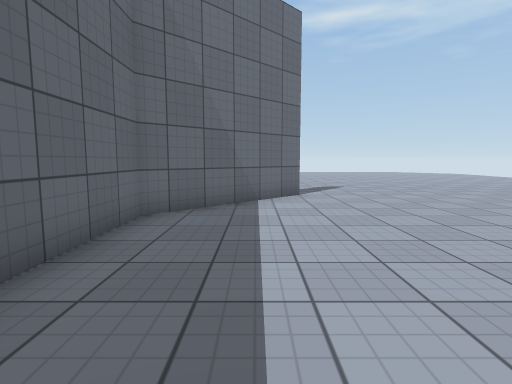
View 1 (above)

23 first-person views from a walk through a scene from a Unity 3-D project. The camera is 1.2 m above the floor, tilts 6° down and sees 80° across. The floor is counted in squares, 1 m on a side. Each view is taken from the middle of a square. On the plan, view 1 faces up. The plan holds only what a view shows up to about 13 squares ahead; the rest is blank. The place goes on beyond the plan. The player character is not drawn. Surface patterns are stand-ins for the level's own textures.

View 2
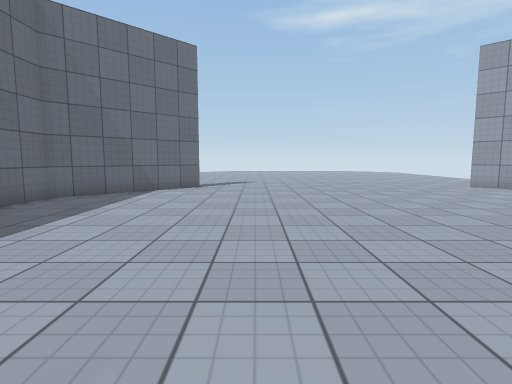

View 3
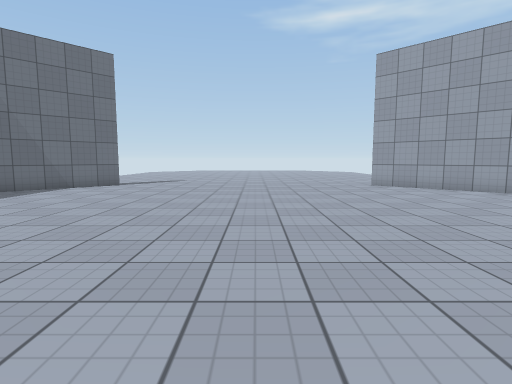

View 4
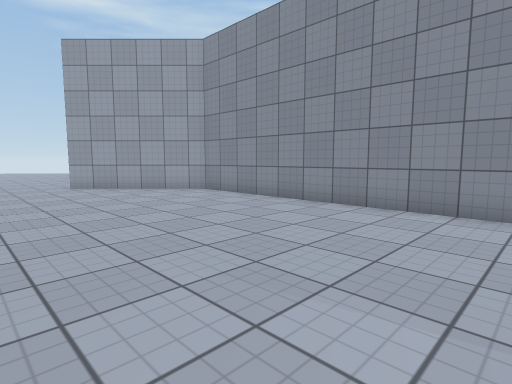

View 5
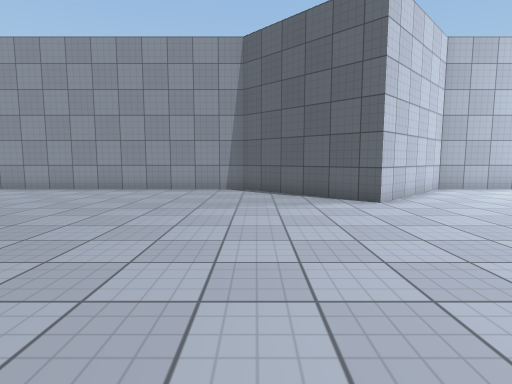

View 6
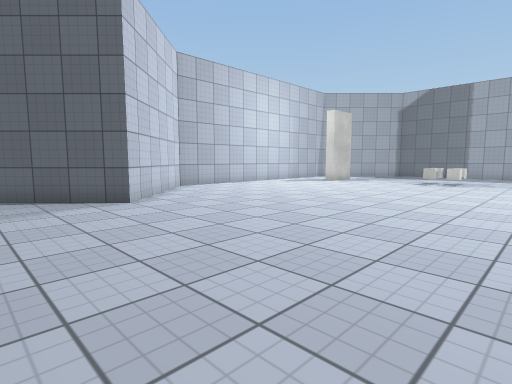

View 7
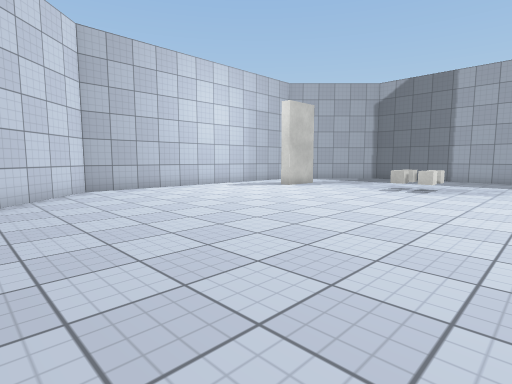

View 8
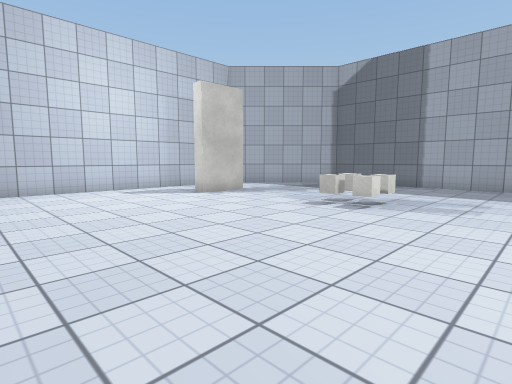

View 9
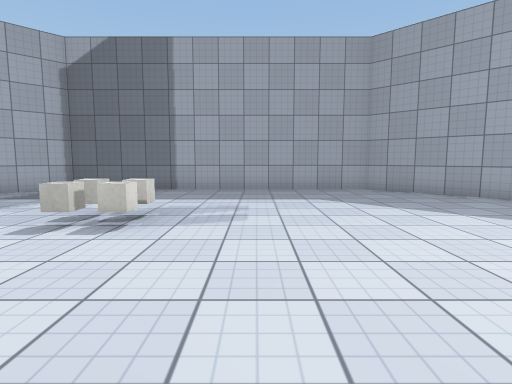

View 10
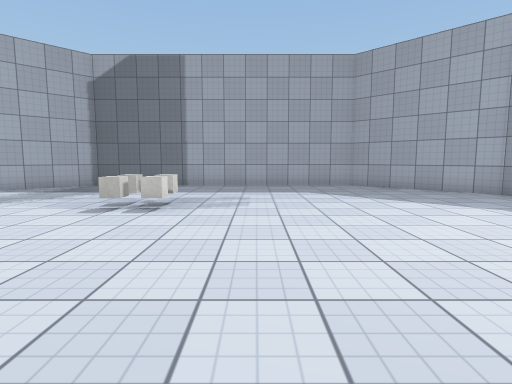

View 11
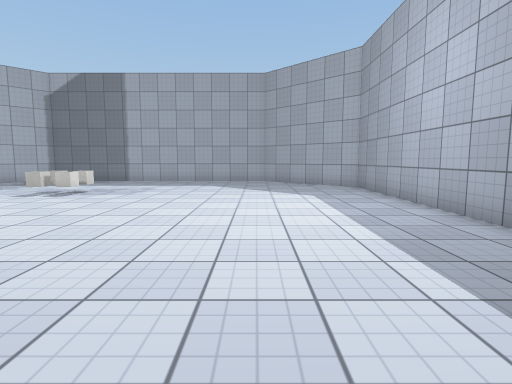

View 12
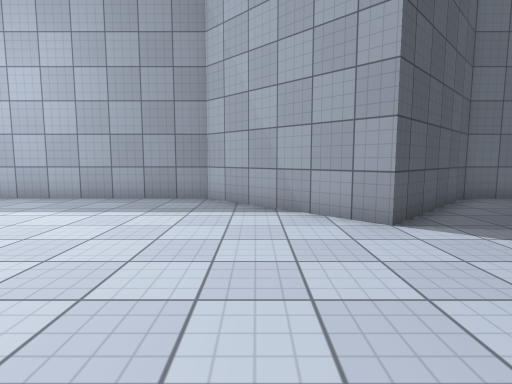

View 13
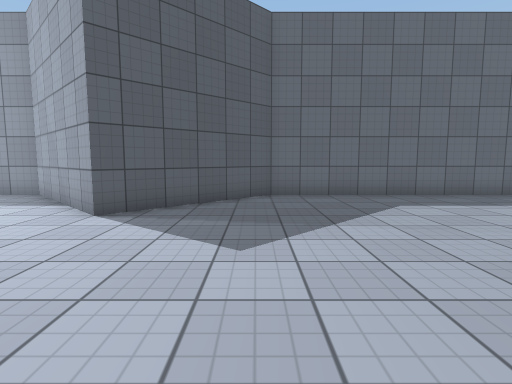

View 14
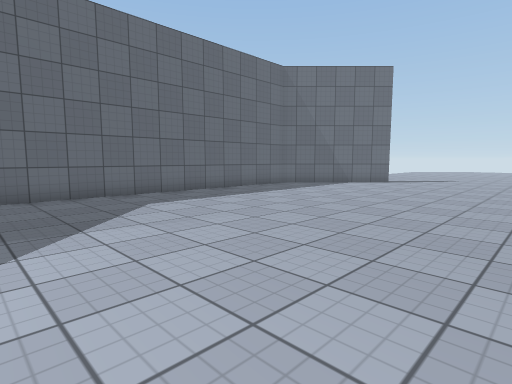

View 15
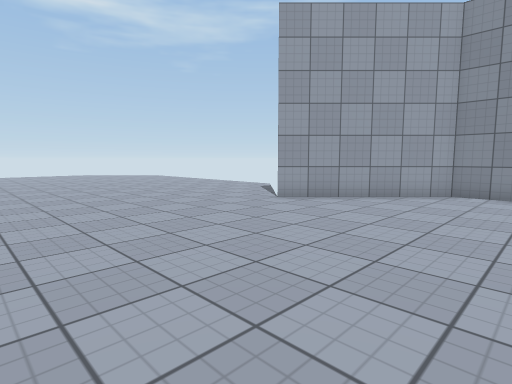

View 16
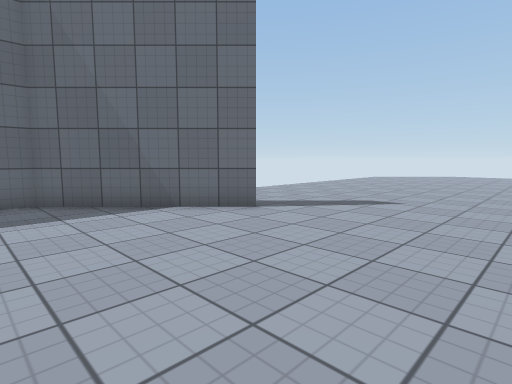

View 17
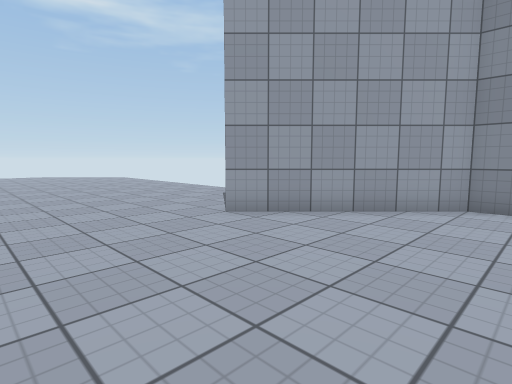

View 18
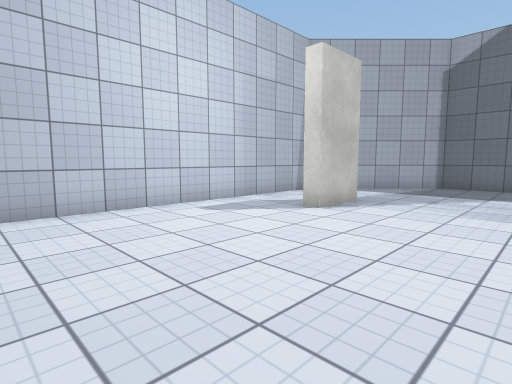

View 19
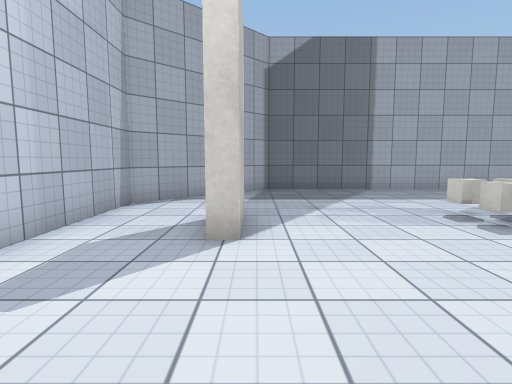

View 20
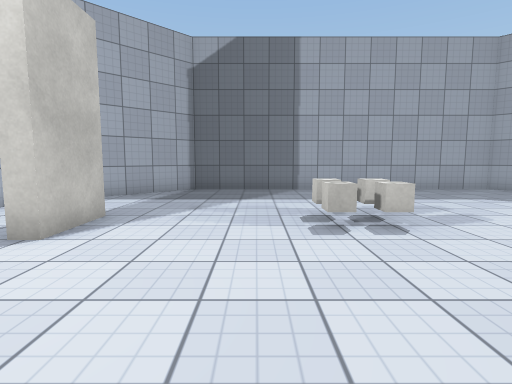

View 21
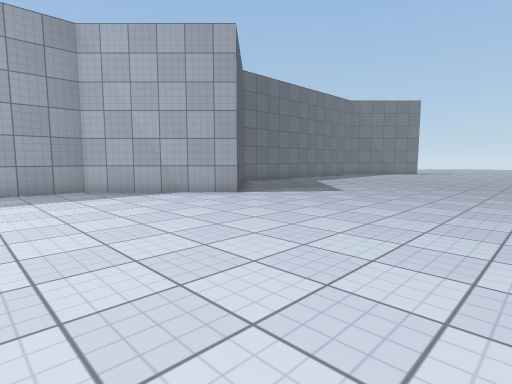

View 22
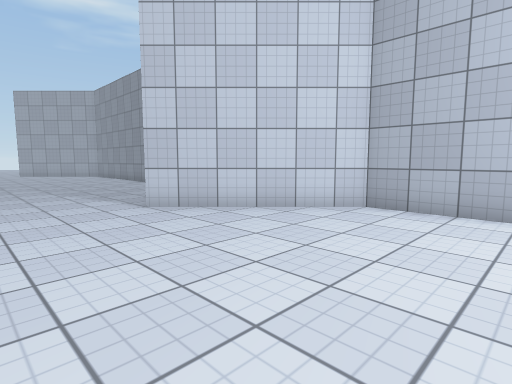

View 23
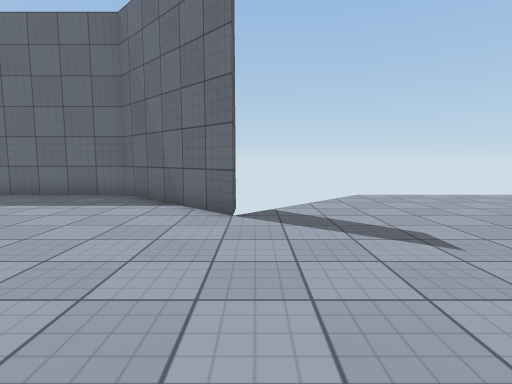

### Floor plan
Points are (right, up) in squares from view 1. A wall is a line through its corners. A room is listed if a view was taken in it or the views show most of it. See-through windows are left out.
Room 1 (views 1, 2, 3, 4, 5, 6, 7, 8, 9, 10, 11, 12, 13, 14, 15, 16, 17, 18, 19, 20, 21, 22, 23)
walls: (14.2, -23.5) (14.2, -21.5) (14.8, -21.5); (0.5, 10.5) (1.5, 10.5) (-2.5, 6.5) (-2.5, -5.5) (1.5, -9.5) (-2.5, -13.5) (-2.5, -25.5) (1.5, -29.5) (13.5, -29.5) (17.5, -25.5) (17.5, -13.5) (13.5, -9.5) (17.5, -5.5) (17.5, 6.5) (13.4, 10.6)
objects: other object (8, -24) to (9, -23); other object (8, -22) to (9, -22); other object (10, -24) to (10, -23); other object (10, -22)

Where each view was taken, in squares from view 1:
view 1: 0 up, 0 right, facing up
view 2: 3 down, 4 right, facing up
view 3: 4 down, 8 right, facing up
view 4: 4 down, 10 right, facing up-right
view 5: 6 down, 5 right, facing right
view 6: 6 down, 5 right, facing down-right
view 7: 10 down, 5 right, facing down-right
view 8: 15 down, 5 right, facing down-right
view 9: 17 down, 6 right, facing down
view 10: 15 down, 6 right, facing down
view 11: 12 down, 2 right, facing down
view 12: 12 down, 7 right, facing left
view 13: 6 down, 8 right, facing left
view 14: 6 down, 8 right, facing up-left
view 15: 4 up, 6 right, facing up-right
view 16: 5 up, 7 right, facing up-left
view 17: 5 up, 9 right, facing up-right
view 18: 15 down, 10 right, facing down-right
view 19: 17 down, 14 right, facing down
view 20: 17 down, 11 right, facing down
view 21: 17 down, 10 right, facing up-left
view 22: 17 down, 10 right, facing up-right
view 23: 11 up, 8 right, facing left
